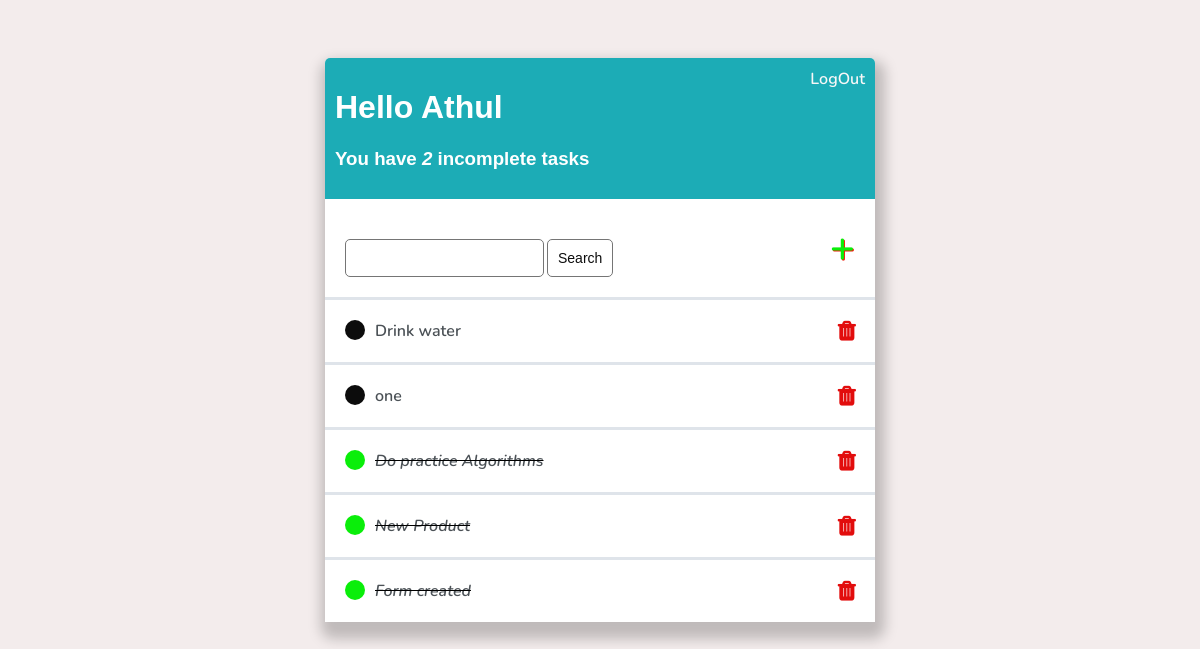
Page / (signed in) on the earlier database version.
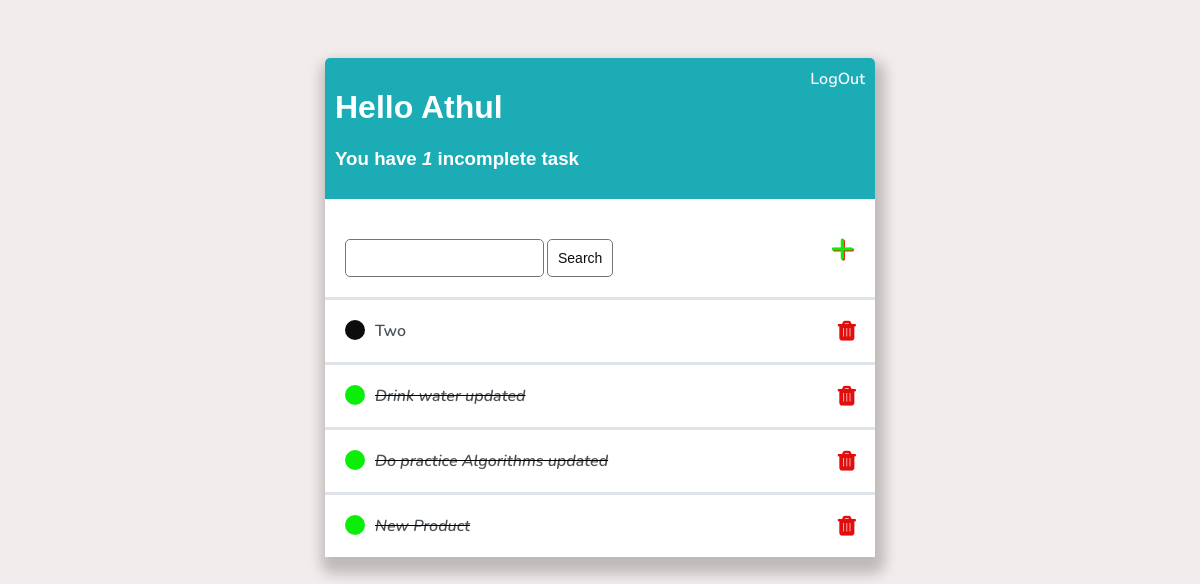
Same page on the later database version.
### base/models.py (models this page shows)
class Task(models.Model):
    user        = models.ForeignKey(User,on_delete=models.CASCADE,null=True,blank=True)
    title       = models.CharField(max_length=200)
    description = models.TextField(null=True,blank=True)
    completed   = models.BooleanField(default=False)
    created     = models.DateTimeField(auto_now_add=True)
    def __str__(self):
        return self.title
    class Meta:
        ordering = [ 'completed' ]

### base/views.py (the view)
# urls.py: path('',                      TaskList.as_view(),                    name='tasks'),
class TaskList(LoginRequiredMixin,ListView):
    model               = Task
    context_object_name = 'tasks'
    def get_context_data(self, **kwargs):
        context          = super().get_context_data(**kwargs)
        context['tasks'] = context['tasks'].filter(user=self.request.user)
        context['count'] = context['tasks'].filter(completed=False).count()
        search_input     = self.request.GET.get('search-area') or ''
        if search_input:
            context['tasks'] = context['tasks'].filter(title__startswith=search_input)
        context['search_input'] = search_input
        return context

### base/templates/base/task_list.html
{% extends "base/main.html" %}
{% block content %}
<div class="header">
    <div class="">
        <h1>Hello {{request.user | title}}</h1>
        {% if tasks %}
        <h3>You have <i>{{count}}</i> incomplete task{{ count|pluralize }} </h3>
        {% else  %}
        <h3>You have no tasks yet.</h3>
        {% endif %}
    </div>
    {% if request.user.is_authenticated %}
    <a href="{% url 'logout' %}">LogOut</a>
    {% else %}
    <p>{{request.user}}</p>
    <a href="{% url 'login' %}">LogIn</a>
    {% endif %}
</div>
<div id="search-add-wrapper">
    <form method="GET" style="display:flex;margin-top:20px">
        <input type="text" name="search-area" value="{{search_input}}">
        <input class="button" type="submit" value="Search">
    </form>
    <a id="add-link" href="{% url 'task-create' %}">&#43;</a>
</div>
<div class="task-items-wrapper">
    {% for task in tasks %}
        <div class="task-wrapper">
            {% if task.completed %}
                <div class="task-title">
                    <div class="task-complete-icon">
                    </div>
                    <i><s><a href="{% url 'task-update' task.id %}">{{task}}</a></s></i>
                </div>
            <a class="delete-link fa fa-trash" href="{% url 'task-delete' task.id %}"></a>
            {% else %}
                <div class="task-title">
                    <div class="task-incomplete-icon">
                    </div>
                    <a href="{% url 'task-update' task.id %}">{{task}}</a>
                </div>
            <a class="delete-link fa fa-trash" href="{% url 'task-delete' task.id %}"></a>
            {% endif %}
        </div>
    {% empty %}
    <h3 class="no-task">No items found</h2>
    {% endfor %}
</div>
{% endblock %}

Differences in the rows shown:
removed Task: title "one"
removed Task: title "Form created"
added Task: title "Two"
changed Task: completed False → True (drawn); title "Drink water" → "Drink water updated"
changed Task: title "Do practice Algorithms" → "Do practice Algorithms updated"
Other differences:
{{ count }}: "2" → "1"
